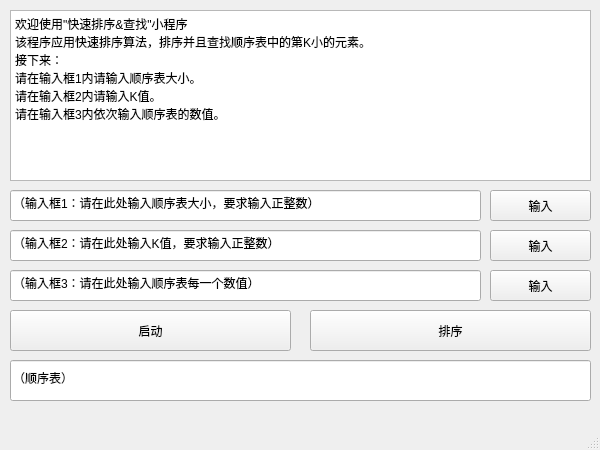
<?xml version="1.0" encoding="UTF-8"?>
<ui version="4.0">
 <class>Quicksort</class>
 <widget class="QMainWindow" name="Quicksort">
  <property name="geometry">
   <rect>
    <x>0</x>
    <y>0</y>
    <width>600</width>
    <height>450</height>
   </rect>
  </property>
  <property name="minimumSize">
   <size>
    <width>600</width>
    <height>450</height>
   </size>
  </property>
  <property name="maximumSize">
   <size>
    <width>600</width>
    <height>450</height>
   </size>
  </property>
  <property name="windowTitle">
   <string>Quicksort</string>
  </property>
  <widget class="QWidget" name="centralwidget">
   <widget class="QPushButton" name="pushButton">
    <property name="geometry">
     <rect>
      <x>490</x>
      <y>190</y>
      <width>101</width>
      <height>31</height>
     </rect>
    </property>
    <property name="text">
     <string>输入</string>
    </property>
   </widget>
   <widget class="QTextEdit" name="textEdit">
    <property name="geometry">
     <rect>
      <x>10</x>
      <y>10</y>
      <width>581</width>
      <height>171</height>
     </rect>
    </property>
    <property name="html">
     <string>&lt;!DOCTYPE HTML PUBLIC &quot;-//W3C//DTD HTML 4.0//EN&quot; &quot;http://www.w3.org/TR/REC-html40/strict.dtd&quot;&gt;
&lt;html&gt;&lt;head&gt;&lt;meta name=&quot;qrichtext&quot; content=&quot;1&quot; /&gt;&lt;style type=&quot;text/css&quot;&gt;
p, li { white-space: pre-wrap; }
&lt;/style&gt;&lt;/head&gt;&lt;body style=&quot; font-family:'SimSun'; font-size:9pt; font-weight:400; font-style:normal;&quot;&gt;
&lt;p style=&quot; margin-top:0px; margin-bottom:0px; margin-left:0px; margin-right:0px; -qt-block-indent:0; text-indent:0px;&quot;&gt;欢迎使用&amp;quot;&lt;span style=&quot; font-family:'宋体';&quot;&gt;快速排序&amp;amp;查找&amp;quot;小程序&lt;/span&gt;&lt;/p&gt;
&lt;p style=&quot; margin-top:0px; margin-bottom:0px; margin-left:0px; margin-right:0px; -qt-block-indent:0; text-indent:0px;&quot;&gt;&lt;span style=&quot; font-family:'宋体';&quot;&gt;该程序应用快速排序算法，排序并且查找顺序表中的第&lt;/span&gt;K&lt;span style=&quot; font-family:'宋体';&quot;&gt;小的元素。&lt;/span&gt;&lt;/p&gt;
&lt;p style=&quot; margin-top:0px; margin-bottom:0px; margin-left:0px; margin-right:0px; -qt-block-indent:0; text-indent:0px;&quot;&gt;&lt;span style=&quot; font-family:'宋体';&quot;&gt;接下来：&lt;/span&gt;&lt;/p&gt;
&lt;p style=&quot; margin-top:0px; margin-bottom:0px; margin-left:0px; margin-right:0px; -qt-block-indent:0; text-indent:0px;&quot;&gt;&lt;span style=&quot; font-family:'宋体';&quot;&gt;请在输入框1内请输入顺序表大小。&lt;/span&gt;&lt;/p&gt;
&lt;p style=&quot; margin-top:0px; margin-bottom:0px; margin-left:0px; margin-right:0px; -qt-block-indent:0; text-indent:0px;&quot;&gt;&lt;span style=&quot; font-family:'宋体';&quot;&gt;请在输入框2内请输入K值。&lt;/span&gt;&lt;/p&gt;
&lt;p style=&quot; margin-top:0px; margin-bottom:0px; margin-left:0px; margin-right:0px; -qt-block-indent:0; text-indent:0px;&quot;&gt;&lt;span style=&quot; font-family:'宋体';&quot;&gt;请在输入框3内依次输入顺序表的数值。&lt;/span&gt;&lt;/p&gt;&lt;/body&gt;&lt;/html&gt;</string>
    </property>
   </widget>
   <widget class="QLineEdit" name="lineEdit">
    <property name="geometry">
     <rect>
      <x>10</x>
      <y>190</y>
      <width>471</width>
      <height>31</height>
     </rect>
    </property>
    <property name="text">
     <string>（输入框1：请在此处输入顺序表大小，要求输入正整数）</string>
    </property>
   </widget>
   <widget class="QLineEdit" name="lineEdit_2">
    <property name="geometry">
     <rect>
      <x>10</x>
      <y>230</y>
      <width>471</width>
      <height>31</height>
     </rect>
    </property>
    <property name="text">
     <string>（输入框2：请在此处输入K值，要求输入正整数）</string>
    </property>
   </widget>
   <widget class="QPushButton" name="pushButton_2">
    <property name="geometry">
     <rect>
      <x>490</x>
      <y>230</y>
      <width>101</width>
      <height>31</height>
     </rect>
    </property>
    <property name="text">
     <string>输入</string>
    </property>
   </widget>
   <widget class="QLineEdit" name="lineEdit_3">
    <property name="geometry">
     <rect>
      <x>10</x>
      <y>270</y>
      <width>471</width>
      <height>31</height>
     </rect>
    </property>
    <property name="text">
     <string>（输入框3：请在此处输入顺序表每一个数值）</string>
    </property>
   </widget>
   <widget class="QPushButton" name="pushButton_3">
    <property name="geometry">
     <rect>
      <x>490</x>
      <y>270</y>
      <width>101</width>
      <height>31</height>
     </rect>
    </property>
    <property name="text">
     <string>输入</string>
    </property>
   </widget>
   <widget class="QPushButton" name="startButton">
    <property name="geometry">
     <rect>
      <x>10</x>
      <y>310</y>
      <width>281</width>
      <height>41</height>
     </rect>
    </property>
    <property name="text">
     <string>启动</string>
    </property>
   </widget>
   <widget class="QLineEdit" name="showEdit">
    <property name="geometry">
     <rect>
      <x>10</x>
      <y>360</y>
      <width>581</width>
      <height>41</height>
     </rect>
    </property>
    <property name="text">
     <string>（顺序表）</string>
    </property>
   </widget>
   <widget class="QPushButton" name="sortButton">
    <property name="geometry">
     <rect>
      <x>310</x>
      <y>310</y>
      <width>281</width>
      <height>41</height>
     </rect>
    </property>
    <property name="text">
     <string>排序</string>
    </property>
   </widget>
  </widget>
  <widget class="QMenuBar" name="menubar">
   <property name="geometry">
    <rect>
     <x>0</x>
     <y>0</y>
     <width>600</width>
     <height>22</height>
    </rect>
   </property>
  </widget>
  <widget class="QStatusBar" name="statusbar"/>
 </widget>
 <resources/>
 <connections/>
</ui>
